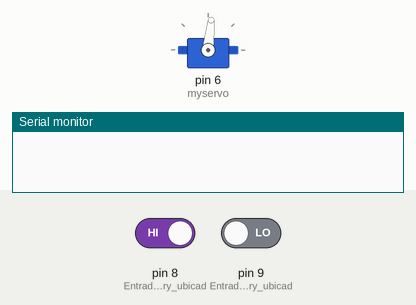
This sketch was run on a simulated Arduino Uno, built with avr-gcc and run on an emulated ATmega328P. Shown: servo, the last lines printed to the serial monitor. The inputs (shaded band) are chosen by the test bench; at power-on: pin 8 (Entrada_del_rotary_ubicad) HIGH, pin 9 (Entrada_del_rotary_ubicad) LOW.

Above: at 1.2 s.
1.3 s: pin 8 (Entrada_del_rotary_ubicad) driven LOW
At 1.76 s:
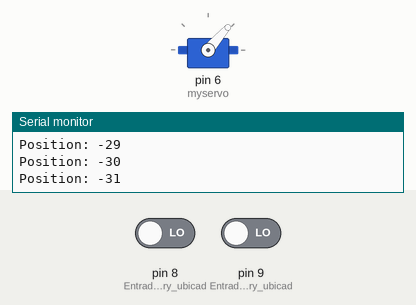
At 3.7 s:
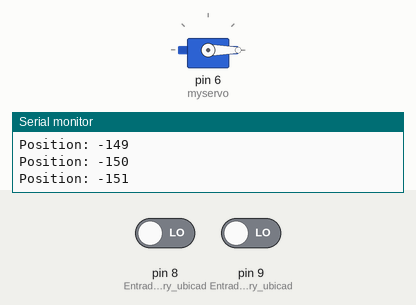
4.0 s: pin 9 (Entrada_del_rotary_ubicad) driven HIGH
At 5.98 s:
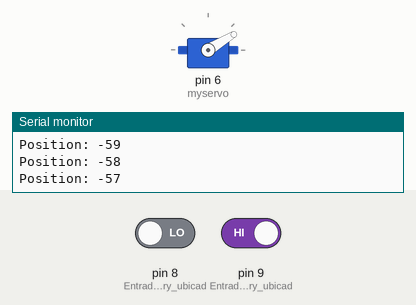
7.0 s: pin 9 (Entrada_del_rotary_ubicad) driven LOW
Timing chart, 0 to 10.0 s (numbered marks = the images above; inputs shaded):
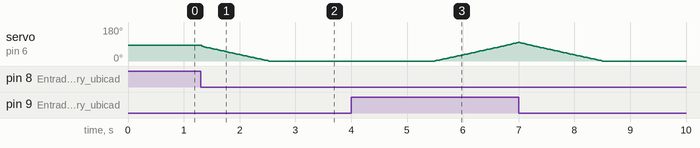

Measured:
- after the input at 1.3 s, servo on pin 6 (myservo): moves from 84° to 0° over 1.2 s, starting at once
- after the input at 4.0 s, servo on pin 6 (myservo): moves from 0° to 99° over 1.5 s, starting after 1.5 s

The sketch:

rotary.ino
```cpp
#include <Servo.h> //Declaro librería para el servomotor

//Inicio declaración variables
Servo myservo; //Nombro la variable de tipo servo

int cambio = 84;
int counter = 0;
int aState;
int aLastState;
//Fin declaración variables

void setup() {
  pinMode (8, INPUT); //Entrada del rotary ubicada en 8
  pinMode (9, INPUT); //Entrada del rotary ubicada en 9

  Serial.begin(9600);

  aLastState = digitalRead(8); //Doy un valor inicial a la posición del rotary

  myservo.attach(6); //Defino contacto con la señal del servo en 6
  myservo.write(84); //Doy valor incial al servo en 84
}

void loop() {
  aState = digitalRead(8); //Leo valor de cambio del rotary
  if (aState != aLastState){
    if (digitalRead(9) != aState){
        cambio ++;
        myservo.write(cambio);
        counter ++; //Aumento el contador de posición
      }else{
        cambio --;
        myservo.write(cambio);
        counter --; //Disminuyo el contador de posición
      }
      Serial.print("Position: "); //Muestro posición en pantalla
      Serial.println(counter);
    }
  aLastState - aState;
}
```
